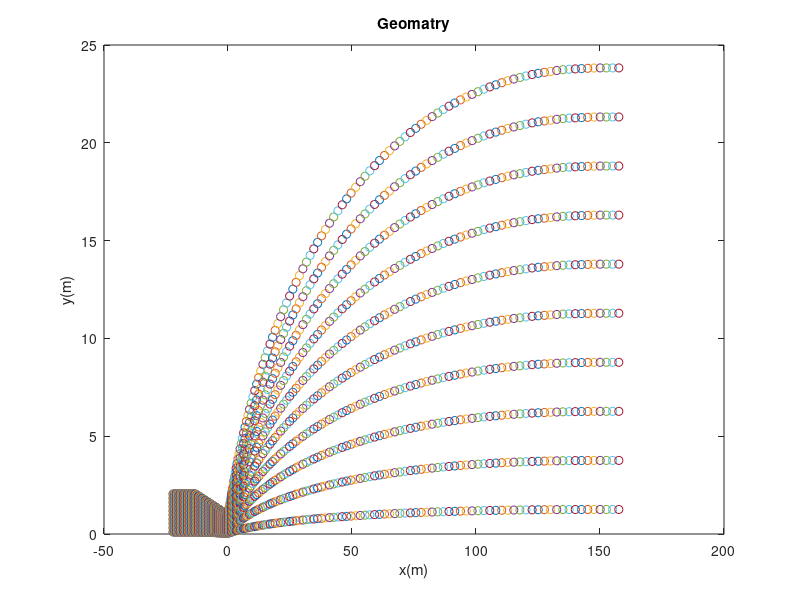
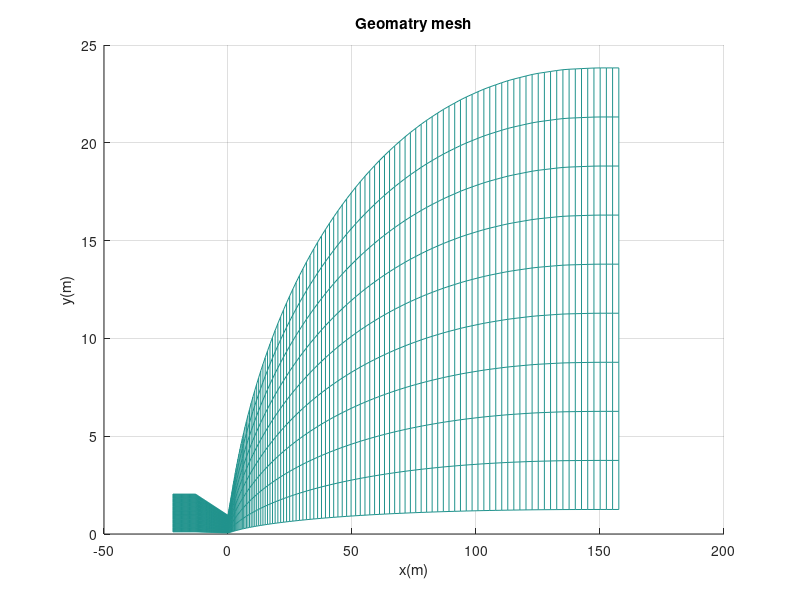

These figures' MATLAB source, in order: (Note: a time limit stopped this script after it produced the figures.)
%%%%%%%%%%%%%%%%%%%%%%%%%%%%%%%%%%%%%%%%%%%%%%%%%%%%%%%%%%%%%%%%%%%%%%%%%%%%%%

% INPUTS
% 1. 2D, grids data points file in .csv format. Which has (x,y) coordinates of
% all points of 2D plane
% 2. How many points are in x direction and in y direction
% 3. U = [rho, rho*u, rho*v, rho*w, e] at evrey point on 2D plane
% 4. Residual file, which has all five residual with time 
%%%%%%%%%%%%%%%%%%%%%%%%%%%%%%%%%%%%%%%%%%%%%%%%%%%%%%%%%%%%%%%%%%%%%%%%%%%%%%

%%%%%%%%%%%%%%%%%%%%%%%%%%%%%%%%%%%%%%%%%%%%%%%%%%%%%%%%%%%%%%%%%%%%%%%%%%%%%%
% OUTPUTS
% 1. Will plot the grids point to see the geomatry
% 2. All residial plots and automatically save them   
% 3. Plot density, X-velocity, Y-velocity, Z-velocity, p, T and Mach number(M)
% at evrey point on 2D plane
%%%%%%%%%%%%%%%%%%%%%%%%%%%%%%%%%%%%%%%%%%%%%%%%%%%%%%%%%%%%%%%%%%%%%%%%%%%%%%
clear;
clc ;

grids =  csvread('./Results/outputfiles/CellCenter_ij.csv') ;

para =  csvread('./Results/outputfiles/ConservedQuantity.csv') ;
residual = csvread('./Results/outputfiles/Residual.csv') ;

%  Reading the first or grids points 
Nx = grids(1,1) ;
Ny = grids(1,2) ;

% removing the first line and keeping the grids points coordinates alone 
grids(1,:) = [] ;

% Now re-shaping the each 1-D coloum to 2D matrix  
x = reshape(grids(:,1),[Ny,Nx]) ;
y = reshape(grids(:,2),[Ny,Nx]) ;
z = zeros(Ny,Nx);

if 1
    density = reshape(para(:,1),[Ny,Nx]);
    densityu= reshape(para(:,2),[Ny,Nx]);
    densityv= reshape(para(:,3),[Ny,Nx]);
    densityw= reshape(para(:,4),[Ny,Nx]);
    totalEnergy  = reshape(para(:,5),[Ny,Nx]);
    totalTemperature  = zeros(Ny,Nx);
    totalPressure  = zeros(Ny,Nx);
    for i = 1:Ny
        for j =	1:Nx	
            u(i,j) = densityu(i,j)/density(i,j) ; 
            v(i,j) = densityv(i,j)/density(i,j) ; 
            w(i,j) = densityw(i,j)/density(i,j) ; 
            pressure(i,j) = 0.4*(totalEnergy(i,j) - 0.5*density(i,j)* ...
            (u(i,j)*u(i,j)+v(i,j)*v(i,j)+w(i,j)*w(i,j)));
            temperature(i,j) = pressure(i,j) /(287.14*density(i,j)) ; 
            velocity(i,j) = sqrt(u(i,j)*u(i,j)+v(i,j)*v(i,j)+w(i,j)*w(i,j)) ;
            mach(i,j) = velocity(i,j) / sqrt(1.4*287.14*temperature(i,j)) ;
            totalTemperature(i,j) = temperature(i,j)*(1+0.5*(1.4-1)*mach(i,j)*mach(i,j));
            totalPressure(i,j) = pressure(i,j)*(1+0.5*(1.4-1)*mach(i,j)*mach(i,j))^(3.5);
        end
    end
end

%%%%%%%%%%%%%%%%%%%%%%%%%%%%%%%%%%%%%%%%%%%%%%%%%%%%%%%%%%%%%%%%%%%%%%%%%%%%%%
% Plotting the dimensinal parameters
%%%%%%%%%%%%%%%%%%%%%%%%%%%%%%%%%%%%%%%%%%%%%%%%%%%%%%%%%%%%%%%%%%%%%%%%%%%%%%
disp('Plotting has started, Kullu...')
%%%%%%%%%%%%%%%%%%%%%%%%%%%%%%%%%%%%%%%%%%%%%%%%%%%%%%%%%%
%% For the geometery 

%%%%%%%%%%%%%%%%%%%%%%%%%%%%%%%%%%%%%%%%%%%%%%%%%%%%%%%%%%
%% 1. Plotting the grid points
%%%%%%%%%%%%%%%%%%%%%%%%%%%%%%%%%%%%%%%%%%%%%%%%%%%%%%%%%%
i=1;

if 1
h = figure(i) ;
plot(x,y,'o');
title('Geomatry')
xlabel('x(m)')
ylabel('y(m)')
set(gcf, 'Units', 'Normalized', 'OuterPosition', [0 0 1 1]);
saveas(h,'./Results/MATLABPlots/Geomatry_CellCenters','epsc')
end


i=i+1;
h = figure(i) ;
mesh(x,y,z,'FaceLighting','gouraud','LineWidth',0.3)
title('Geomatry mesh')
xlabel('x(m)')
ylabel('y(m)')
set(gcf, 'Units', 'Normalized', 'OuterPosition', [0 0 1 1]);
view(2)
saveas(h,'./Results/MATLABPlots/Geomatry_mesh','epsc')

%%%%%%%%%%%%%%%%%%%%%%%%%%%%%%%%%%%%%%%%%%%%%%%%%%%%%%%%%%


%%%%%%%%%%%%%%%%%%%%%%%%%%%%%%%%%%%%%%%%%%%%%%%%%%%%%%%%%%
% 2. Surface plots 
%%%%%%%%%%%%%%%%%%%%%%%%%%%%%%%%%%%%%%%%%%%%%%%%%%%%%%%%%%

%%%%%%%%%%%%%%%%%%%%%%%%%%%%%%%%
if 1
i=i+1;
figure(i)
h = surf(x,y,z,mach) ;
colormap jet
colorbar
hcb=colorbar;
shading interp;
t = title(hcb,'\bf {Mach}') ;
set(t,'Interpreter','Latex');
xlabel('\bf{x(m)}'); ylabel('\bf y(m)'); zlabel('\bf z(m)');
title(' \bf Mach Number (M)')
% view(0,90)
view(2)
set(gcf, 'Units', 'Normalized', 'OuterPosition', [0 0 1 1]);
saveas(h,'./Results/MATLABPlots/Mach','epsc')
end 

if 1
%%%%%%%%%%%%%%%%%%%%%%%%%%%%%%%%%
i=i+1;
figure(i)
h = surf(x,y,z,density) ;
colormap jet
colorbar
hcb=colorbar;
shading interp;
t = title(hcb,'$rho$') ;
set(t,'Interpreter','Latex');
xlabel('\bf{x(m)}'); ylabel('\bf y(m)'); zlabel('\bf z(m)');
title(' \bf{Density(\rho)}')
view(0,90)
set(gcf, 'Units', 'Normalized', 'OuterPosition', [0 0 1 1]);
saveas(h,'./Results/MATLABPlots/Density','epsc')

%%%%%%%%%%%%%%%%%%%%%%%%%%%%%%%%%
i=i+1;
figure(i)
h = surf(x,y,z,velocity) ;
colormap jet
colorbar
hcb=colorbar;
shading interp;
t = title(hcb,'$V(m/s)$') ;
set(t,'Interpreter','Latex');
xlabel('\bf{x(m)}'); ylabel('\bf y(m)'); zlabel('\bf z(m)');
title(' \bf Velocity(V)')
view(0,90)
set(gcf, 'Units', 'Normalized', 'OuterPosition', [0 0 1 1]);
saveas(h,'./Results/MATLABPlots/Velocity','epsc')

%%%%%%%%%%%%%%%%%%%%%%%%%%%%%%%%%
i=i+1;
figure(i)
h = surf(x,y,z,pressure) ;
colormap jet
colorbar
hcb=colorbar;
shading interp;
t = title(hcb,'$p(N/m^2)$') ;
set(t,'Interpreter','Latex');
xlabel('\bf{x(m)}'); ylabel('\bf y(m)'); zlabel('\bf z(m)');
title(' \bf Pressure(p)')
view(0,90)
set(gcf, 'Units', 'Normalized', 'OuterPosition', [0 0 1 1]);
saveas(h,'./Results/MATLABPlots/Pressure','epsc')

%%%%%%%%%%%%%%%%%%%%%%%%%%%%%%%%%
i=i+1;
h =figure(i);
surf(x,y,z,temperature) ;
colormap jet
colorbar
hcb=colorbar;
shading interp;
t = title(hcb,'$T(K)$') ;
set(t,'Interpreter','Latex');
xlabel('\bf{x(m)}'); ylabel('\bf y(m)'); zlabel('\bf z(m)');
title(' \bf Temperature (T)')
% view(0,90)
view(2)
set(gcf, 'Units', 'Normalized', 'OuterPosition', [0 0 1 1]);
saveas(h,'./Results/MATLABPlots/Temperature','epsc')
end

if 1
%%%%%%%%%%%%%%%%%%%%%%%%%%%%%%%%%
i=i+1;
h =figure(i);
surf(x,y,z,totalTemperature) ;
colormap jet
colorbar
hcb=colorbar;
shading interp;
t = title(hcb,'$T_0(K)$') ;
set(t,'Interpreter','Latex');
xlabel('\bf{x(m)}'); ylabel('\bf y(m)'); zlabel('\bf z(m)');
title(' \bf TotalTemperature (T_0)')
% view(0,90)
view(2)
set(gcf, 'Units', 'Normalized', 'OuterPosition', [0 0 1 1]);
saveas(h,'./Results/MATLABPlots/TotalTemperature','epsc')

%%%%%%%%%%%%%%%%%%%%%%%%%%%%%%%%%
i=i+1;
h = figure(i);
surf(x,y,z,totalPressure) ;
colormap jet
colorbar
hcb=colorbar;
shading interp;
t = title(hcb,'$p_0(K)$') ;
set(t,'Interpreter','Latex');
xlabel('\bf{x(m)}'); ylabel('\bf y(m)'); zlabel('\bf z(m)');
title(' \bf TotalPressure (P_0)')
% view(0,90)
view(2)
set(gcf, 'Units', 'Normalized', 'OuterPosition', [0 0 1 1]);
saveas(h,'./Results/MATLABPlots/TotalPressure','epsc')
%%%%%%%%%%%%%%%%%%%%%%%%%%%%%%%%%%%%%%%%%%%%%%%%%%%%%%%%%%
end

%%%%%%%%%%%%%%%%%%%%%%%%%%%%%%%%%%%%%%%%%%%%%%%%%%%%%%%%%%
% 3. Contoure Plots 
%%%%%%%%%%%%%%%%%%%%%%%%%%%%%%%%%%%%%%%%%%%%%%%%%%%%%%%%%%
%%%%%%%%%%%%%%%%%%%%%%%%%%%%%%%%
if 1
i=i+1;
h = figure(i)
% h = contour(x,y,mach,'ShowText','on');
C = contour(x,y,mach,50);
% clabel(C)
colormap jet
colorbar
hcb=colorbar;
shading interp;
t = title(hcb,'\bf {Mach}') ;
set(t,'Interpreter','Latex');
xlabel('\bf{x(m)}'); ylabel('\bf y(m)');
title(' \bf Mach Number (M)')
set(gcf, 'Units', 'Normalized', 'OuterPosition', [0 0 1 1]);
saveas(h,'./Results/MATLABPlots/MachContourContourPlot','epsc')
end 

if 1
%%%%%%%%%%%%%%%%%%%%%%%%%%%%%%%%%
i=i+1;
h = figure(i)
C = contour(x,y,density,50) ;
% clabel(C)
colormap jet
colorbar
hcb=colorbar;
shading interp;
t = title(hcb,'$rho$') ;
set(t,'Interpreter','Latex');
xlabel('\bf{x(m)}'); ylabel('\bf y(m)');
title(' \bf{Density(\rho)}')
view(0,90)
set(gcf, 'Units', 'Normalized', 'OuterPosition', [0 0 1 1]);
saveas(h,'./Results/MATLABPlots/DensityContourPlot','epsc')

%%%%%%%%%%%%%%%%%%%%%%%%%%%%%%%%%
i=i+1;
figure(i)
C = contour(x,y,velocity,50) ;
% clabel(C)
colormap jet
colorbar
hcb=colorbar;
shading interp;
t = title(hcb,'$V(m/s)$') ;
set(t,'Interpreter','Latex');
xlabel('\bf{x(m)}'); ylabel('\bf y(m)');
title(' \bf Velocity(V)')
% view(0,90)
set(gcf, 'Units', 'Normalized', 'OuterPosition', [0 0 1 1]);
saveas(h,'./Results/MATLABPlots/VelocityContourPlot','epsc')

%%%%%%%%%%%%%%%%%%%%%%%%%%%%%%%%%
i=i+1;
figure(i)
C = contour(x,y,pressure,50) ;
% clabel(C)
colormap jet
colorbar
hcb=colorbar;
shading interp;
t = title(hcb,'$p(N/m^2)$') ;
set(t,'Interpreter','Latex');
xlabel('\bf{x(m)}'); ylabel('\bf y(m)');
title(' \bf Pressure(p)')
% view(0,90)
set(gcf, 'Units', 'Normalized', 'OuterPosition', [0 0 1 1]);
saveas(h,'./Results/MATLABPlots/PressureContourPlot','epsc')

%%%%%%%%%%%%%%%%%%%%%%%%%%%%%%%%%
i=i+1;
h = figure(i);
% clabel(C)
contour(x,y,temperature,50) ;
colormap jet
colorbar
hcb=colorbar;
shading interp;
t = title(hcb,'$T(K)$') ;
set(t,'Interpreter','Latex');
xlabel('\bf{x(m)}'); ylabel('\bf y(m)');
title(' \bf Temperature (T)')
% view(0,90)
% view(2)
set(gcf, 'Units', 'Normalized', 'OuterPosition', [0 0 1 1]);
saveas(h,'./Results/MATLABPlots/TemperatureContourPlot','epsc')
end

if 1
%%%%%%%%%%%%%%%%%%%%%%%%%%%%%%%%%
i=i+1;
h = figure(i);
C = contour(x,y,totalTemperature,50) ;
% clabel(C)
colormap jet
colorbar
hcb=colorbar;
shading interp;
t = title(hcb,'$T_0(K)$') ;
set(t,'Interpreter','Latex');
xlabel('\bf{x(m)}'); ylabel('\bf y(m)');
title(' \bf TotalTemperature (T_0)')
% view(0,90)
% view(2)
set(gcf, 'Units', 'Normalized', 'OuterPosition', [0 0 1 1]);
saveas(h,'./Results/MATLABPlots/TotalTemperatureContourPlot','epsc')

%%%%%%%%%%%%%%%%%%%%%%%%%%%%%%%%%
i=i+1;
h = figure(i);
C = contour(x,y,totalPressure,50) ;
% clabel(C)
colormap jet
colorbar
hcb=colorbar;
shading interp;
t = title(hcb,'$p_0(K)$') ;
set(t,'Interpreter','Latex');
xlabel('\bf{x(m)}'); ylabel('\bf y(m)');
title(' \bf TotalPressure (P_0)')
% view(0,90)
% view(2)
set(gcf, 'Units', 'Normalized', 'OuterPosition', [0 0 1 1]);
saveas(h,'./Results/MATLABPlots/TotalPressureContourPlot','epsc')
%%%%%%%%%%%%%%%%%%%%%%%%%%%%%%%%%%%%%%%%%%%%%%%%%%%%%%%%%%
end

%%%%%%%%%%%%%%%%%%%%%%%%%%%%%%%%%%%%%%%%%%%%%%%%%%%%%%%%%%
% 4. Residuals with respect to time steps
%%%%%%%%%%%%%%%%%%%%%%%%%%%%%%%%%%%%%%%%%%%%%%%%%%%%%%%%%%

% Density residual
if 1
i=i+1;
h=figure(i);
semilogy(residual(:,1), residual(:,3),'-','LineWidth',1);
title('Density Residual')
xlabel('No. of iterations')
ylabel('Density residual')
set(gcf, 'Units', 'Normalized', 'OuterPosition', [0 0 1 1]);
saveas(h,'./Results/MATLABPlots/Density_residual','epsc')
end

if 1
% x-momentum residual
i=i+1;
h=figure(i);
semilogy(residual(:,1), residual(:,4),'-','LineWidth',1);
title('x-momentum Residual')
xlabel('No. of iterations')
ylabel('x-momentum residual')
set(gcf, 'Units', 'Normalized', 'OuterPosition', [0 0 1 1]);
saveas(h,'./Results/MATLABPlots/X-momentun_residual','epsc')

% y-momentum residual
i=i+1;
h=figure(i);
semilogy(residual(:,1), residual(:,5),'-','LineWidth',1);
title('y-momentum Residual')
xlabel('No. of iterations')
ylabel('y-momentum residual')
set(gcf, 'Units', 'Normalized', 'OuterPosition', [0 0 1 1]);
saveas(h,'./Results/MATLABPlots/Y-momentun_residual','epsc')

% z-momentum residual
i=i+1;
h=figure(i);
semilogy(residual(:,1), residual(:,6),'-','LineWidth',1);
title('z-momentum Residual')
xlabel('No. of iterations')
ylabel('z-momentum residual')
set(gcf, 'Units', 'Normalized', 'OuterPosition', [0 0 1 1]);
saveas(h,'./Results/MATLABPlots/Z-momentun_residual','epsc')

% energy residual
i=i+1;
h=figure(i);
semilogy(residual(:,1), residual(:,7),'-','LineWidth',1);
title('Energy Residual')
xlabel('No. of iterations')
ylabel('Energy residual')
set(gcf, 'Units', 'Normalized', 'OuterPosition', [0 0 1 1]);
saveas(h,'./Results/MATLABPlots/Energy_residual','epsc')
end
%%%%%%%%%%%%%%%%%%%%%%%%%%%%%%%%%%%%%%%%%%%%%%%%%%%%%%%%%%
% clear;
% clc ;
disp('Results plotting is over, Kullu... :)')
% close all;


% Thrust clc
% Integreted properties
